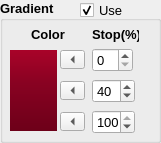
                    <widget class="QGroupBox" name="gbGradient">
                     <property name="minimumSize">
                      <size>
                       <width>0</width>
                       <height>120</height>
                      </size>
                     </property>
                     <property name="font">
                      <font>
                       <family>Arial</family>
                       <pointsize>10</pointsize>
                       <weight>75</weight>
                       <bold>true</bold>
                      </font>
                     </property>
                     <property name="title">
                      <string>Gradient</string>
                     </property>
                     <widget class="QLabel" name="label_4">
                      <property name="geometry">
                       <rect>
                        <x>31</x>
                        <y>26</y>
                        <width>34</width>
                        <height>16</height>
                       </rect>
                      </property>
                      <property name="text">
                       <string>Color</string>
                      </property>
                     </widget>
                     <widget class="QSpinBox" name="sbGradMiddlePos">
                      <property name="geometry">
                       <rect>
                        <x>92</x>
                        <y>79</y>
                        <width>43</width>
                        <height>24</height>
                       </rect>
                      </property>
                      <property name="sizePolicy">
                       <sizepolicy hsizetype="Fixed" vsizetype="Fixed">
                        <horstretch>0</horstretch>
                        <verstretch>0</verstretch>
                       </sizepolicy>
                      </property>
                      <property name="minimumSize">
                       <size>
                        <width>0</width>
                        <height>24</height>
                       </size>
                      </property>
                      <property name="font">
                       <font>
                        <family>Arial</family>
                        <pointsize>10</pointsize>
                        <weight>50</weight>
                        <bold>false</bold>
                       </font>
                      </property>
                      <property name="maximum">
                       <number>100</number>
                      </property>
                      <property name="value">
                       <number>40</number>
                      </property>
                     </widget>
                     <widget class="QLabel" name="label_24">
                      <property name="geometry">
                       <rect>
                        <x>92</x>
                        <y>26</y>
                        <width>47</width>
                        <height>16</height>
                       </rect>
                      </property>
                      <property name="text">
                       <string>Stop(%)</string>
                      </property>
                     </widget>
                     <widget class="QSpinBox" name="sbGradStartPos">
                      <property name="geometry">
                       <rect>
                        <x>92</x>
                        <y>48</y>
                        <width>41</width>
                        <height>24</height>
                       </rect>
                      </property>
                      <property name="sizePolicy">
                       <sizepolicy hsizetype="Fixed" vsizetype="Fixed">
                        <horstretch>0</horstretch>
                        <verstretch>0</verstretch>
                       </sizepolicy>
                      </property>
                      <property name="minimumSize">
                       <size>
                        <width>0</width>
                        <height>24</height>
                       </size>
                      </property>
                      <property name="maximumSize">
                       <size>
                        <width>60</width>
                        <height>16777215</height>
                       </size>
                      </property>
                      <property name="font">
                       <font>
                        <family>Arial</family>
                        <pointsize>10</pointsize>
                        <weight>50</weight>
                        <bold>false</bold>
                       </font>
                      </property>
                     </widget>
                     <widget class="QSpinBox" name="sbGradStopPos">
                      <property name="geometry">
                       <rect>
                        <x>92</x>
                        <y>110</y>
                        <width>43</width>
                        <height>24</height>
                       </rect>
                      </property>
                      <property name="sizePolicy">
                       <sizepolicy hsizetype="Fixed" vsizetype="Fixed">
                        <horstretch>0</horstretch>
                        <verstretch>0</verstretch>
                       </sizepolicy>
                      </property>
                      <property name="minimumSize">
                       <size>
                        <width>0</width>
                        <height>24</height>
                       </size>
                      </property>
                      <property name="font">
                       <font>
                        <family>Arial</family>
                        <pointsize>10</pointsize>
                        <weight>50</weight>
                        <bold>false</bold>
                       </font>
                      </property>
                      <property name="maximum">
                       <number>100</number>
                      </property>
                      <property name="value">
                       <number>100</number>
                      </property>
                     </widget>
                     <widget class="QCheckBox" name="chkUseGradient">
                      <property name="geometry">
                       <rect>
                        <x>80</x>
                        <y>0</y>
                        <width>72</width>
                        <height>20</height>
                       </rect>
                      </property>
                      <property name="font">
                       <font>
                        <family>Arial</family>
                        <pointsize>10</pointsize>
                        <weight>50</weight>
                        <bold>false</bold>
                       </font>
                      </property>
                      <property name="text">
                       <string>Use</string>
                      </property>
                      <property name="checked">
                       <bool>true</bool>
                      </property>
                     </widget>
                     <widget class="QToolButton" name="btnGradStartColor">
                      <property name="geometry">
                       <rect>
                        <x>60</x>
                        <y>50</y>
                        <width>25</width>
                        <height>19</height>
                       </rect>
                      </property>
                      <property name="text">
                       <string/>
                      </property>
                      <property name="toolButtonStyle">
                       <enum>Qt::ToolButtonFollowStyle</enum>
                      </property>
                      <property name="arrowType">
                       <enum>Qt::LeftArrow</enum>
                      </property>
                     </widget>
                     <widget class="QToolButton" name="btnGradMiddleColor">
                      <property name="geometry">
                       <rect>
                        <x>60</x>
                        <y>81</y>
                        <width>25</width>
                        <height>19</height>
                       </rect>
                      </property>
                      <property name="text">
                       <string/>
                      </property>
                      <property name="toolButtonStyle">
                       <enum>Qt::ToolButtonFollowStyle</enum>
                      </property>
                      <property name="arrowType">
                       <enum>Qt::LeftArrow</enum>
                      </property>
                     </widget>
                     <widget class="QToolButton" name="btnGradStopColor">
                      <property name="geometry">
                       <rect>
                        <x>60</x>
                        <y>112</y>
                        <width>25</width>
                        <height>19</height>
                       </rect>
                      </property>
                      <property name="text">
                       <string/>
                      </property>
                      <property name="toolButtonStyle">
                       <enum>Qt::ToolButtonFollowStyle</enum>
                      </property>
                      <property name="arrowType">
                       <enum>Qt::LeftArrow</enum>
                      </property>
                     </widget>
                     <widget class="QLabel" name="lblGradient">
                      <property name="geometry">
                       <rect>
                        <x>10</x>
                        <y>50</y>
                        <width>47</width>
                        <height>81</height>
                       </rect>
                      </property>
                      <property name="styleSheet">
                       <string notr="true">background-color:qlineargradient(x1:0, y1:0, x2:0, y2:1, stop:0 #A90329, stop:0.4 #890222, stop:1 #6d0019); </string>
                      </property>
                      <property name="text">
                       <string/>
                      </property>
                     </widget>
                    </widget>
